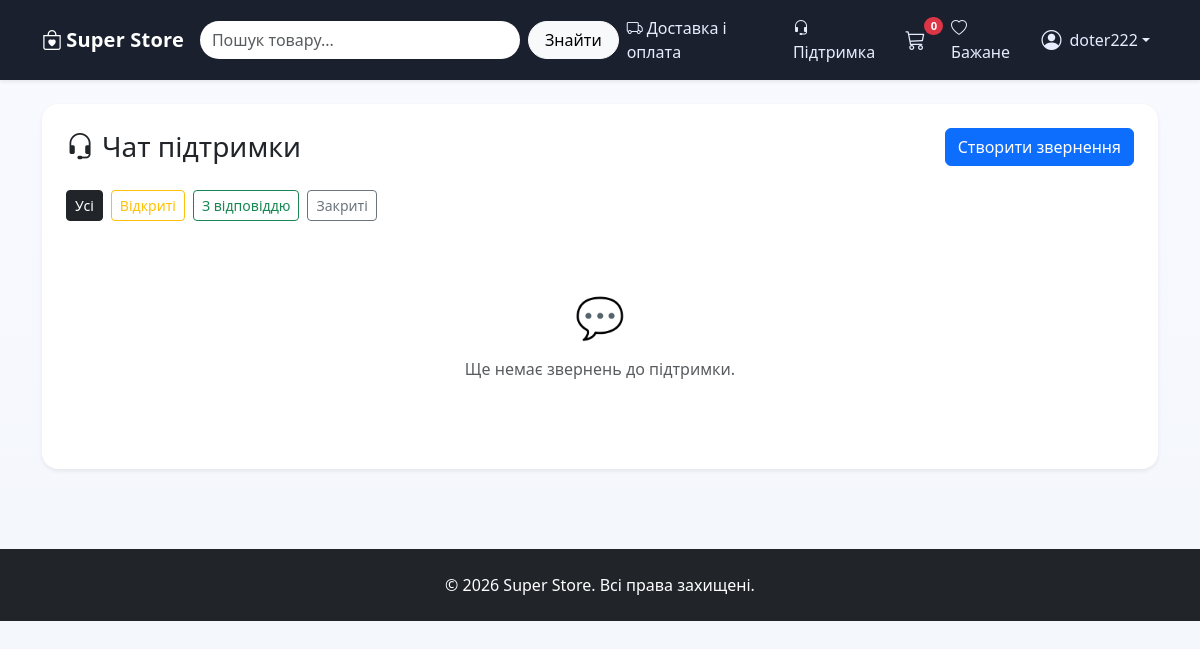
Page /support/ (signed in) on the earlier database version.
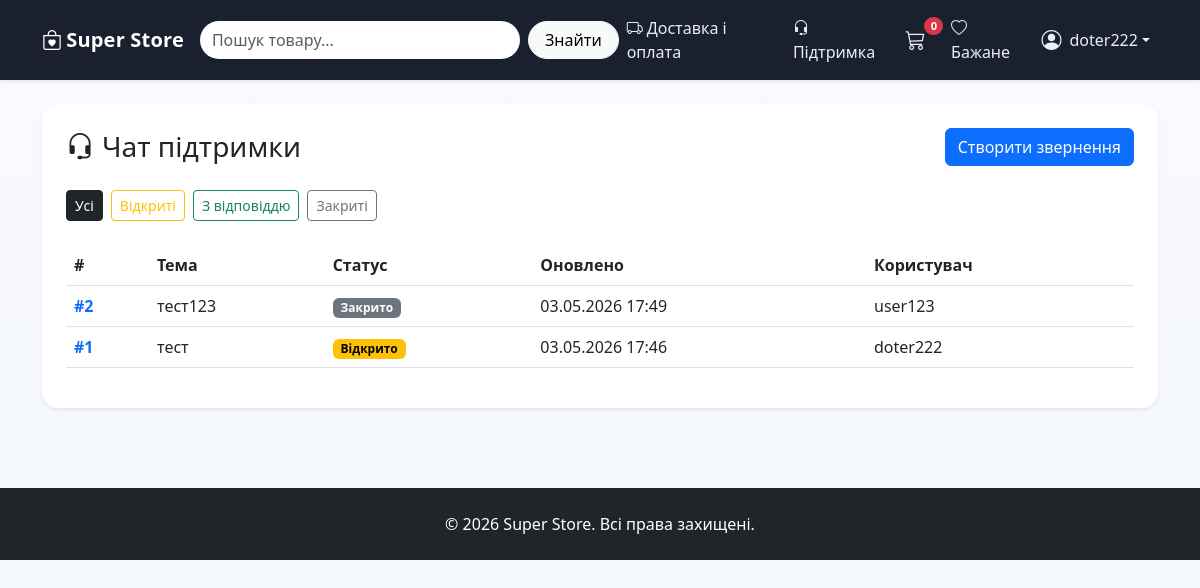
Same page on the later database version.
### support/models.py (models this page shows, shortened)
class SupportTicket(models.Model):
    STATUS_OPEN = "open"
    STATUS_ANSWERED = "answered"
    STATUS_CLOSED = "closed"
    STATUS_CHOICES = [
        (STATUS_OPEN, "Відкрито"),
        (STATUS_ANSWERED, "Є відповідь"),
        (STATUS_CLOSED, "Закрито"),
    ]
    user = models.ForeignKey(
        settings.AUTH_USER_MODEL,
        on_delete=models.CASCADE,
        related_name="support_tickets",
    )
    subject = models.CharField("Тема", max_length=180)
    status = models.CharField(max_length=20, choices=STATUS_CHOICES, default=STATUS_OPEN)
    created_at = models.DateTimeField(auto_now_add=True)
    updated_at = models.DateTimeField(auto_now=True)
    class Meta:
        ordering = ["-updated_at"]
        verbose_name = "Тікет підтримки"
        verbose_name_plural = "Тікети підтримки"

### support/views.py (the view)
# urls.py: path("", views.ticket_list, name="ticket_list"),
@login_required
def ticket_list(request):
    tickets = SupportTicket.objects.all() if request.user.is_staff else SupportTicket.objects.filter(user=request.user)
    status_filter = request.GET.get("status", "all")
    if status_filter in {SupportTicket.STATUS_OPEN, SupportTicket.STATUS_ANSWERED, SupportTicket.STATUS_CLOSED}:
        tickets = tickets.filter(status=status_filter)
    return render(
        request,
        "support/ticket_list.html",
        {"tickets": tickets, "status_filter": status_filter},
    )

### cart/cart.py (called while the page is built)
    def __len__(self):
        return sum(item['quantity'] for item in self.cart.values())

### cart/context_processors.py (called while the page is built)
def cart(request):
    return {"cart": Cart(request)}

### support/templates/support/ticket_list.html (shortened to what this page needs)
{% extends "base.html" %}
{% block content %}
<div class="container">
    <div class="card border-0 shadow-sm rounded-4">
        <div class="card-body p-4">
            <div class="d-flex justify-content-between align-items-center mb-4">
                <h3 class="mb-0"><i class="bi bi-headset me-2"></i>Чат підтримки</h3>
                <a href="{% url 'support:ticket_create' %}" class="btn btn-primary">Створити звернення</a>
            </div>
            <div class="mb-4 d-flex flex-wrap gap-2">
                <a class="btn btn-sm {% if status_filter == 'all' %}btn-dark{% else %}btn-outline-dark{% endif %}" href="{% url 'support:ticket_list' %}?status=all">Усі</a>
                <a class="btn btn-sm {% if status_filter == 'open' %}btn-warning{% else %}btn-outline-warning{% endif %}" href="{% url 'support:ticket_list' %}?status=open">Відкриті</a>
                <a class="btn btn-sm {% if status_filter == 'answered' %}btn-success{% else %}btn-outline-success{% endif %}" href="{% url 'support:ticket_list' %}?status=answered">З відповіддю</a>
                <a class="btn btn-sm {% if status_filter == 'closed' %}btn-secondary{% else %}btn-outline-secondary{% endif %}" href="{% url 'support:ticket_list' %}?status=closed">Закриті</a>
            </div>
            {% if tickets %}
                <div class="table-responsive">
                    <table class="table align-middle">
                        <thead>
                            <tr>
                                <th>#</th>
                                <th>Тема</th>
                                <th>Статус</th>
                                <th>Оновлено</th>
                                {% if user.is_staff %}<th>Користувач</th>{% endif %}
                            </tr>
                        </thead>
                        <tbody>
                            {% for ticket in tickets %}
                                <tr>
                                    <td><a href="{% url 'support:ticket_detail' ticket.id %}" class="text-decoration-none fw-semibold">#{{ ticket.id }}</a></td>
                                    <td>{{ ticket.subject }}</td>
                                    <td>
                                        {% if ticket.status == "open" %}
                                            <span class="badge text-bg-warning">Відкрито</span>
                                        {% elif ticket.status == "answered" %}
                                            <span class="badge text-bg-success">Є відповідь</span>
                                        {% else %}
                                            <span class="badge text-bg-secondary">Закрито</span>
                                        {% endif %}
                                    </td>
                                    <td>{{ ticket.updated_at|date:"d.m.Y H:i" }}</td>
                                    {% if user.is_staff %}<td>{{ ticket.user.username }}</td>{% endif %}
                                </tr>
                            {% endfor %}
                        </tbody>
                    </table>
                </div>
            {% else %}
                <div class="text-center py-5">
                    <div class="display-6 mb-3">💬</div>
                    <p class="text-muted">Ще немає звернень до підтримки.</p>
                </div>
            {% endif %}
        </div>
    </div>
</div>
{% endblock %}

Differences in the rows shown:
added SupportTicket: id "2", subject "тест123", status "Закрито", updated_at "03.05.2026 17:49", user.username "user123"
added SupportTicket: id "1", subject "тест", status "Відкрито", updated_at "03.05.2026 17:46", user.username "doter222"
Other differences:
text no longer shown: "💬 Ще немає звернень до підтримки."
text now shown: "# Тема Статус Оновлено Користувач"
